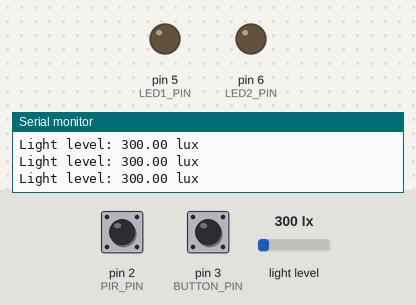
A sketch run on a simulated Arduino Uno, built with avr-gcc and run on an emulated ATmega328P. Parts: output pins drawn as LEDs (lit = HIGH), the last lines printed to the serial monitor. Inputs (shaded band) come from the test bench; at power-on: pin 3 (BUTTON_PIN) HIGH, pin 2 (PIR_PIN) HIGH, light level 300 lx.

Above: at 1.2 s.
1.3 s: pin 3 (BUTTON_PIN) pulled LOW for 0.25 s
At 2.4 s:
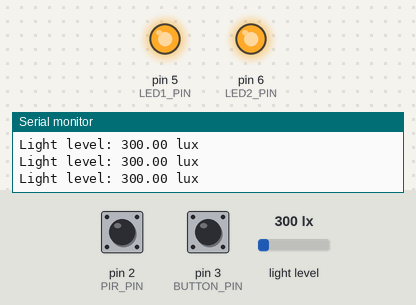
3.0 s: pin 3 (BUTTON_PIN) pulled LOW for 1 s
At 3.5 s:
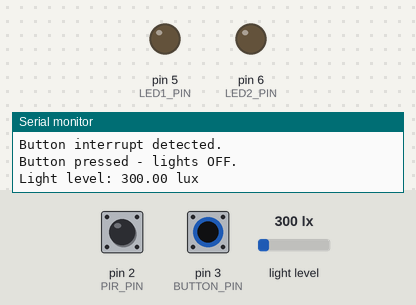
5.5 s: pin 3 (BUTTON_PIN) pulled LOW for 3.2 s
At 6.5 s:
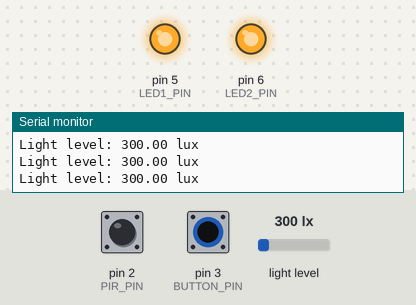
10.2 s: pin 3 (BUTTON_PIN) pulsed LOW 5 times (0.12 s each, 0.3 s apart)
At 11.9 s:
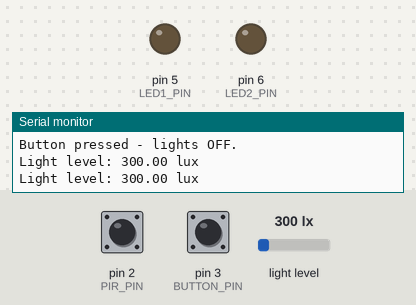
14.7 s: pin 2 (PIR_PIN) pulsed LOW 2 times (0.12 s each, 0.3 s apart)
At 15.9 s:
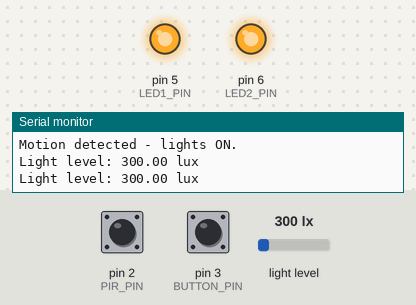
Timing chart, 0 to 17.7 s (numbered marks = the images above; inputs shaded):
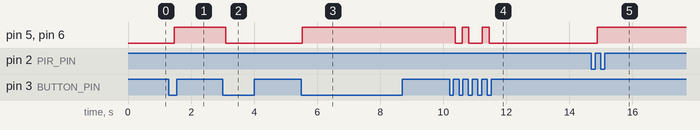

The sketch:

sketch_aug18a_copy_20260818222818.ino
```cpp
#include <Wire.h>
#include <BH1750.h>


// PIN DEFINITIONS


const int PIR_PIN = 2;
const int BUTTON_PIN = 3;

const int LED1_PIN = 5;
const int LED2_PIN = 6;


// BH1750


BH1750 lightMeter;


// INTERRUPT FLAGS


volatile bool motionDetected = false;
volatile bool buttonPressed = false;


// PIR INTERRUPT


void motionISR()
{
  motionDetected = true;
}


// BUTTON INTERRUPT


void buttonISR()
{
  buttonPressed = true;
}


// SETUP


void setup()
{
  Serial.begin(9600);

  // PIR
  pinMode(PIR_PIN, INPUT);

  // Button
  pinMode(BUTTON_PIN, INPUT_PULLUP);

  // LEDs
  pinMode(LED1_PIN, OUTPUT);
  pinMode(LED2_PIN, OUTPUT);

  // Start with lights OFF
  digitalWrite(LED1_PIN, LOW);
  digitalWrite(LED2_PIN, LOW);

  // Start I2C
  Wire.begin();

  // Start BH1750
  if (lightMeter.begin(BH1750::CONTINUOUS_HIGH_RES_MODE))
  {
    Serial.println("BH1750 initialised.");
  }
  else
  {
    Serial.println("BH1750 not detected.");
  }

  // PIR interrupt
  attachInterrupt(
    digitalPinToInterrupt(PIR_PIN),
    motionISR,
    RISING
  );

  // Button interrupt
  attachInterrupt(
    digitalPinToInterrupt(BUTTON_PIN),
    buttonISR,
    FALLING
  );

  Serial.println("Task 4.1P Interrupt System Started.");
  Serial.println("Waiting for motion or button press...");
}


// MAIN LOOP


void loop()
{
  // Read light level
  float lux = lightMeter.readLightLevel();

  Serial.print("Light level: ");
  Serial.print(lux);
  Serial.println(" lux");


  // MOTION DETECTED


  if (motionDetected)
  {
    noInterrupts();
    motionDetected = false;
    interrupts();

    Serial.println("Motion interrupt detected.");

    // Motion turns lights ON permanently
    turnLightsOn();

    Serial.println("Motion detected - lights ON.");
  }


  // BUTTON PRESSED


  if (buttonPressed)
  {
    noInterrupts();
    buttonPressed = false;
    interrupts();

    Serial.println("Button interrupt detected.");

    // Toggle the lights
    if (digitalRead(LED1_PIN) == LOW)
    {
      turnLightsOn();
      Serial.println("Button pressed - lights ON.");
    }
    else
    {
      turnLightsOff();
      Serial.println("Button pressed - lights OFF.");
    }
  }

  delay(200);
}


// TURN LIGHTS ON


void turnLightsOn()
{
  digitalWrite(LED1_PIN, HIGH);
  digitalWrite(LED2_PIN, HIGH);
}


// TURN LIGHTS OFF


void turnLightsOff()
{
  digitalWrite(LED1_PIN, LOW);
  digitalWrite(LED2_PIN, LOW);
}
```

Measured:
- after the input at 1.3 s, pin 5 (LED1_PIN), pin 6 (LED2_PIN): LOW → HIGH after 0.17 s
- after the input at 3.0 s, pin 5 (LED1_PIN), pin 6 (LED2_PIN): HIGH → LOW after 0.10 s
- after the input at 5.5 s, pin 5 (LED1_PIN), pin 6 (LED2_PIN): LOW → HIGH at once
- after the input at 10.2 s, pin 5 (LED1_PIN), pin 6 (LED2_PIN): goes LOW 0.22 s, HIGH 0.22 s, LOW 0.42 s, HIGH 0.22 s, then LOW, starting after 0.18 s
- after the input at 14.7 s, pin 5 (LED1_PIN), pin 6 (LED2_PIN): LOW → HIGH after 0.19 s
